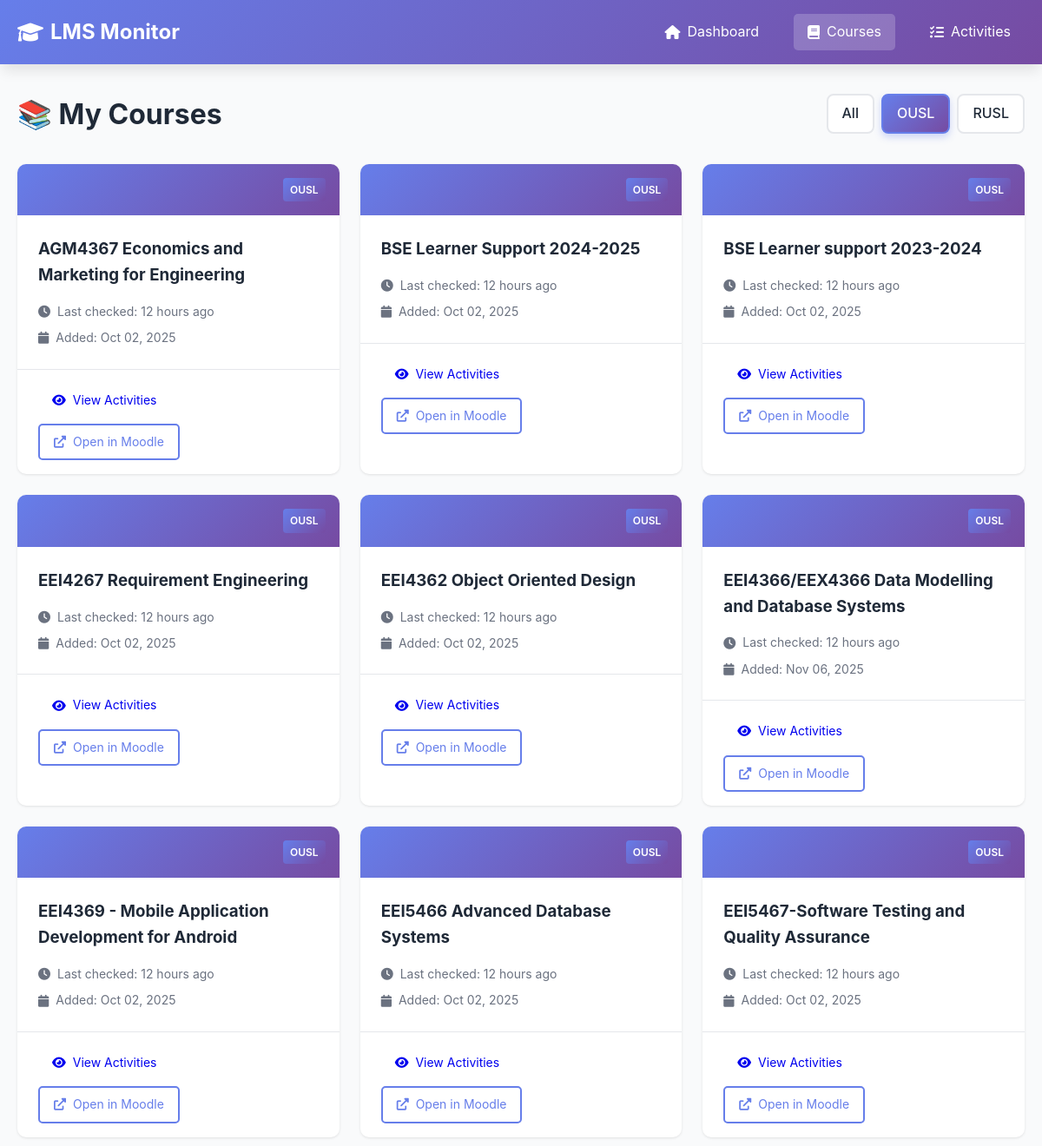
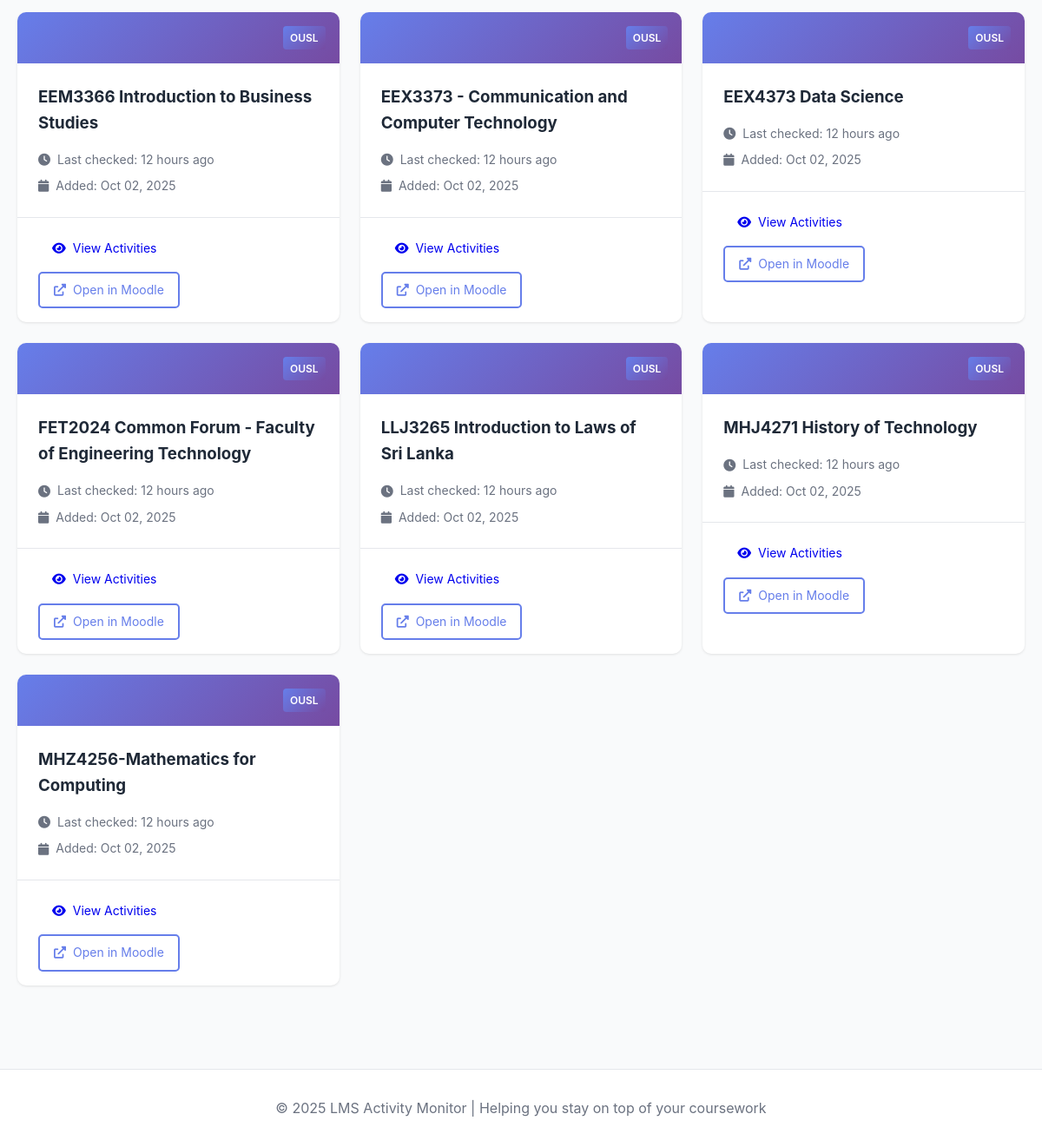
Before: /courses?lms=OUSL with the older database file (2 pictures, top to bottom).
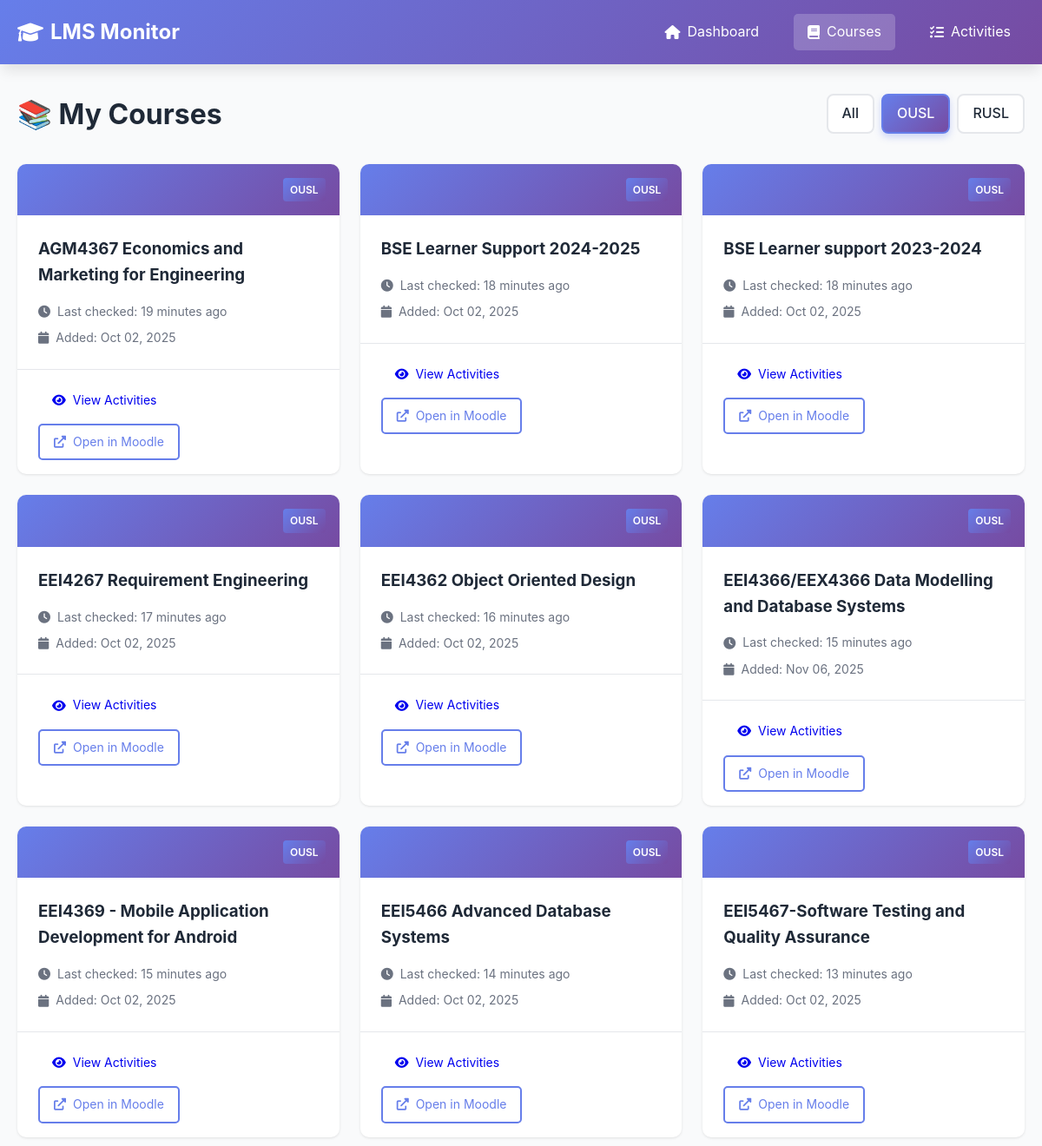
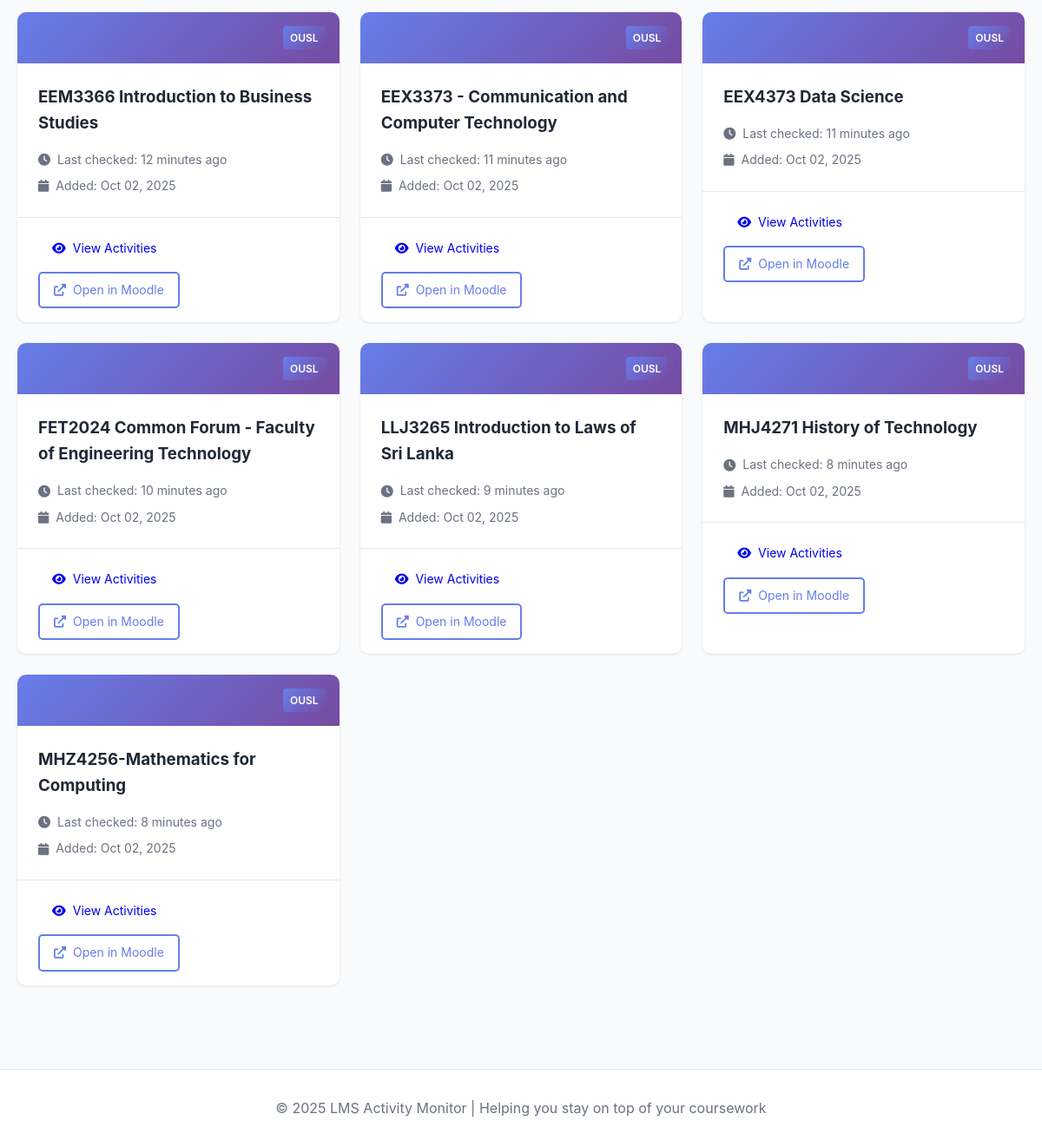
After: the same page with the newer database file (2 pictures, top to bottom).
### tables this page shows
CREATE TABLE courses (
                id INTEGER PRIMARY KEY AUTOINCREMENT,
                course_id TEXT UNIQUE NOT NULL,
                lms_name TEXT NOT NULL,
                course_name TEXT NOT NULL,
                course_url TEXT,
                first_seen TIMESTAMP DEFAULT CURRENT_TIMESTAMP,
                last_checked TIMESTAMP DEFAULT CURRENT_TIMESTAMP
            );

### app.py (the view)
@app.route('/courses')
def courses():
    lms_filter = request.args.get('lms', None)
    courses_list = db.get_all_courses(lms_name=lms_filter)
    return render_template('courses.html', courses=courses_list, lms_filter=lms_filter)

### app.py (called while the page is built)
@app.template_filter('datetime')
def format_datetime(value, format='%Y-%m-%d %H:%M:%S'):
    if value is None:
        return ''
    if isinstance(value, str):
        try:
            value = datetime.fromisoformat(value.replace('Z', '+00:00'))
        except:
            return value
    if value.tzinfo is None:
        from datetime import timezone
        value = value.replace(tzinfo=timezone.utc)
    from datetime import timezone, timedelta
    colombo_tz = timezone(timedelta(hours=5, minutes=30))
    local_time = value.astimezone(colombo_tz)
    return local_time.strftime(format)

### database.py (called while the page is built)
    def get_connection(self):
        return sqlite3.connect(self.db_path)

    def get_all_courses(self, lms_name: str = None) -> List[Dict[str, Any]]:
        conn = self.get_connection()
        cursor = conn.cursor()
        if lms_name:
            cursor.execute("""
                SELECT course_id, lms_name, course_name, course_url, first_seen, last_checked
                FROM courses
                WHERE lms_name = ?
                ORDER BY course_name
            """, (lms_name,))
        else:
            cursor.execute("""
                SELECT course_id, lms_name, course_name, course_url, first_seen, last_checked
                FROM courses
                ORDER BY lms_name, course_name
            """)
        columns = [desc[0] for desc in cursor.description]
        courses = [dict(zip(columns, row)) for row in cursor.fetchall()]
        conn.close()
        return courses

### templates/courses.html (shortened to what this page needs)
{% extends "base.html" %}  {% block content %}
<div class="page-header">
  <h1>📚 My Courses</h1>
  <div class="filters">
    <a
      href="/courses"
      class="filter-btn {% if not lms_filter %}active{% endif %}"
      >All</a
    >
    <a
      href="/courses?lms=OUSL"
      class="filter-btn {% if lms_filter == 'OUSL' %}active{% endif %}"
      >OUSL</a
    >
    <a
      href="/courses?lms=RUSL"
      class="filter-btn {% if lms_filter == 'RUSL' %}active{% endif %}"
      >RUSL</a
    >
  </div>
</div>
{% if courses %}
<div class="courses-grid">
  {% for course in courses %}
  <div class="course-card">
    <div class="course-header">
      <div class="lms-badge">{{ course.lms_name }}</div>
    </div>
    <div class="course-body">
      <h3>{{ course.course_name }}</h3>
      <div class="course-meta">
        <p>
          <i class="fas fa-clock"></i> Last checked: {{
          course.last_checked|timeago }}
        </p>
        <p>
          <i class="fas fa-calendar"></i> Added: {{
          course.first_seen|datetime('%b %d, %Y') }}
        </p>
      </div>
    </div>
    <div class="course-footer">
      <a href="/course/{{ course.course_id }}" class="btn btn-small">
        <i class="fas fa-eye"></i> View Activities
      </a>
      {% if course.course_url %}
      <a
        href="{{ course.course_url }}"
        target="_blank"
        class="btn btn-small btn-outline"
      >
        <i class="fas fa-external-link-alt"></i> Open in Moodle
      </a>
      {% endif %}
    </div>
  </div>
  {% endfor %}
</div>
{% endif %} {% endblock %}

### templates/base.html (shortened to what this page needs)
<!DOCTYPE html>
<html lang="en">
  <head>
    <link
      rel="stylesheet"
      href="{{ url_for('static', filename='style.css') }}"
    />
    <link
      rel="stylesheet"
      href="https://cdnjs.cloudflare.com/ajax/libs/font-awesome/6.0.0/css/all.min.css"
    />
  </head>
  <body>
    <nav class="navbar">
      <div class="container">
        <div class="nav-brand">
          <i class="fas fa-graduation-cap"></i>
          <span>LMS Monitor</span>
        </div>
        <ul class="nav-menu">
          <li>
            <a
              href="/"
              class="{% if request.endpoint == 'index' %}active{% endif %}"
            >
              <i class="fas fa-home"></i> Dashboard
            </a>
          </li>
          <li>
            <a
              href="/courses"
              class="{% if request.endpoint == 'courses' %}active{% endif %}"
            >
              <i class="fas fa-book"></i> Courses
            </a>
          </li>
          <li>
            <a
              href="/activities"
              class="{% if request.endpoint == 'activities' %}active{% endif %}"
            >
              <i class="fas fa-tasks"></i> Activities
            </a>
          </li>
        </ul>
      </div>
    </nav>
    <main class="main-content">
      <div class="container">{% block content %}{% endblock %}</div>
    </main>
    <footer class="footer">
      <div class="container">
        <p>
          &copy; 2025 LMS Activity Monitor | Helping you stay on top of your
          coursework
        </p>
      </div>
    </footer>
  </body>
</html>

### static/style.css (style rules this page uses)
:root { --primary-color: #667eea; --secondary-color: #764ba2; --accent-color: #f093fb; --success-color: #10b981; --danger-color: #ef4444; --warning-color: #f59e0b; --info-color: #3b82f6; --text-color: #1f2937; --text-light: #6b7280; --bg-color: #f9fafb; --card-bg: #ffffff; --border-color: #e5e7eb; --shadow: 0 1px 3px rgba(0, 0, 0, 0.1); --shadow-lg: 0 10px 15px -3px rgba(0, 0, 0, 0.1); }
* { margin: 0; padding: 0; box-sizing: border-box; }
body { font-family: -apple-system, BlinkMacSystemFont, "Segoe UI", Roboto, "Helvetica Neue", Arial, sans-serif; line-height: 1.6; color: var(--text-color); background-color: var(--bg-color); }
.container { max-width: 1200px; margin: 0 auto; padding: 0 20px; }
.navbar { background: linear-gradient( 135deg, var(--primary-color) 0%, var(--secondary-color) 100% ); color: white; padding: 1rem 0; box-shadow: var(--shadow-lg); }
.navbar .container { display: flex; justify-content: space-between; align-items: center; }
.nav-brand { font-size: 1.5rem; font-weight: bold; display: flex; align-items: center; gap: 0.5rem; }
.nav-menu { display: flex; list-style: none; gap: 1.5rem; }
.nav-menu a { color: white; text-decoration: none; padding: 0.5rem 1rem; border-radius: 5px; transition: background 0.3s; display: flex; align-items: center; gap: 0.5rem; }
.nav-menu a:hover, .nav-menu a.active { background: rgba(255, 255, 255, 0.2); }
.main-content { min-height: calc(100vh - 160px); padding: 2rem 0; }
.page-header { display: flex; justify-content: space-between; align-items: center; margin-bottom: 2rem; flex-wrap: wrap; gap: 1rem; }
.page-header h1 { font-size: 2rem; color: var(--text-color); }
.btn { padding: 0.75rem 1.5rem; border: none; border-radius: 5px; cursor: pointer; font-size: 1rem; text-decoration: none; display: inline-flex; align-items: center; gap: 0.5rem; transition: all 0.3s; }
.btn-small { padding: 0.5rem 1rem; font-size: 0.875rem; }
.btn-outline { background: transparent; border: 2px solid var(--primary-color); color: var(--primary-color); }
.lms-badge { background: var(--secondary-color); color: white; padding: 0.25rem 0.5rem; border-radius: 3px; font-size: 0.75rem; font-weight: 600; }
.courses-grid { display: grid; grid-template-columns: repeat(auto-fill, minmax(300px, 1fr)); gap: 1.5rem; }
.course-card { background: var(--card-bg); border-radius: 10px; box-shadow: var(--shadow); overflow: hidden; transition: transform 0.3s; }
.course-header { background: linear-gradient( 135deg, var(--primary-color) 0%, var(--secondary-color) 100% ); padding: 1rem; display: flex; justify-content: flex-end; }
.course-body { padding: 1.5rem; }
.course-body h3 { margin-bottom: 1rem; color: var(--text-color); }
.course-meta { display: flex; flex-direction: column; gap: 0.5rem; }
.course-meta p { color: var(--text-light); font-size: 0.875rem; display: flex; align-items: center; gap: 0.5rem; }
.course-footer { padding: 1rem 1.5rem; border-top: 1px solid var(--border-color); display: flex; gap: 0.5rem; flex-wrap: wrap; }
.filters { display: flex; gap: 0.5rem; }
.filters .filter-btn { padding: 0.5rem 1rem; border: 2px solid var(--border-color); background: var(--card-bg); color: var(--text-color); border-radius: 8px; text-decoration: none; transition: all 0.3s; font-weight: 500; display: inline-flex; align-items: center; justify-content: center; }
.filters .filter-btn.active { border-color: var(--primary-color); color: white; background: linear-gradient(135deg, var(--primary-color), var(--secondary-color)); box-shadow: 0 4px 8px rgba(102, 126, 234, 0.3); }
.footer { background: var(--card-bg); border-top: 1px solid var(--border-color); padding: 2rem 0; margin-top: 4rem; text-align: center; color: var(--text-light); }
.lms-badge { display: inline-block; padding: 0.25rem 0.5rem; background: linear-gradient(135deg, #667eea, #764ba2); color: white; border-radius: 4px; font-size: 0.75rem; font-weight: 600; margin-left: 0.5rem; }

Changed rows visible on the page:
changed courses "AGM4367 Economics and Marketing for Engineering": last_checked "12 hours ago" → "19 minutes ago"
changed courses "BSE Learner Support 2024-2025": last_checked "12 hours ago" → "18 minutes ago"
changed courses "BSE Learner support 2023-2024": last_checked "12 hours ago" → "18 minutes ago"
changed courses "EEI4267 Requirement Engineering": last_checked "12 hours ago" → "17 minutes ago"
changed courses "EEI4362 Object Oriented Design": last_checked "12 hours ago" → "16 minutes ago"
changed courses "EEI4366/EEX4366 Data Modelling and Database Systems": last_checked "12 hours ago" → "15 minutes ago"
changed courses "EEI4369 - Mobile Application Development for Android": last_checked "12 hours ago" → "15 minutes ago"
changed courses "EEI5466 Advanced Database Systems": last_checked "12 hours ago" → "14 minutes ago"
changed courses "EEI5467-Software Testing and Quality Assurance": last_checked "12 hours ago" → "13 minutes ago"
changed courses "EEM3366 Introduction to Business Studies": last_checked "12 hours ago" → "12 minutes ago"
changed courses "EEX3373 - Communication and Computer Technology": last_checked "12 hours ago" → "11 minutes ago"
changed courses "EEX4373 Data Science": last_checked "12 hours ago" → "11 minutes ago"
changed courses "FET2024 Common Forum - Faculty of Engineering Technology": last_checked "12 hours ago" → "10 minutes ago"
changed courses "LLJ3265 Introduction to Laws of Sri Lanka": last_checked "12 hours ago" → "9 minutes ago"
changed courses "MHJ4271 History of Technology": last_checked "12 hours ago" → "8 minutes ago"
changed courses "MHZ4256-Mathematics for Computing": last_checked "12 hours ago" → "8 minutes ago"
